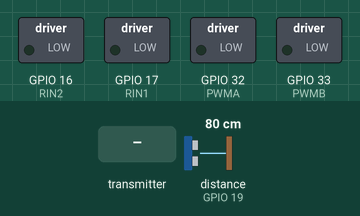
Recording of a sketch running on a simulated ESP32. On the bench: switched loads named in the sketch (green lamp = pin HIGH). Wiring (inferred from the names in the program): ultrasonic range finder: trigger GPIO 18; echo GPIO 19. Dashed ring = blinking. The inputs (shaded band) are chosen by the test bench; at power-on: distance to the obstacle (sensor on GPIO 19) 80 cm. The echo pulse lasts 58.3 µs per cm; pins used as bus, display or sensor lines are not drawn; what the sketch prints to the serial monitor is not drawn.

Above: at 1.2 s.
1.3 s: distance to the obstacle (sensor on GPIO 19) set to 24 cm
2.8 s: distance to the obstacle (sensor on GPIO 19) set to 19 cm
At 3.17 s:
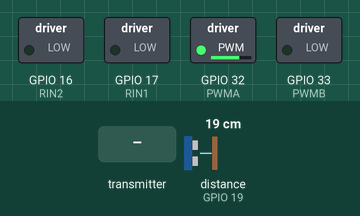
5.8 s: the transmitter starts sending comand_id = 1
8.8 s: the transmitter starts sending comand_id = 0
At 9.18 s:
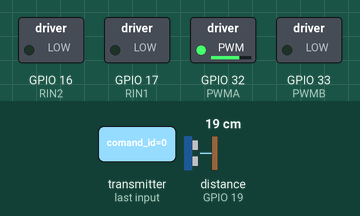
11.8 s: distance to the obstacle (sensor on GPIO 19) set to 35 cm
At 13.0 s:
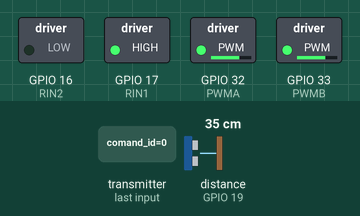
13.8 s: distance to the obstacle (sensor on GPIO 19) set to 2 cm
At 17.2 s:
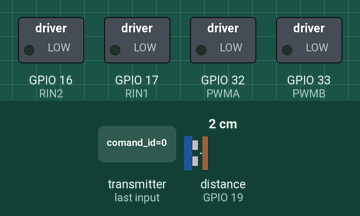
Timing chart, 0 to 17.8 s (numbered marks = the images above; inputs shaded):
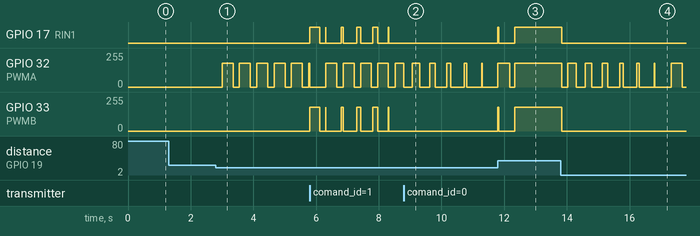

The sketch:

GestureCarReceiver.ino
```cpp
#include <Arduino.h>
#include <WiFi.h>
#include <esp_now.h>

// Motor driver direction pins (L298N)
const int LIN1 = 26;
const int LIN2 = 25;

const int RIN1 = 17;
const int RIN2 = 16;

// PWM speed control pins (L298N enable pins)
#define PWMA 32
#define PWMB 33

#define PWM_FREQ 1000
#define PWM_RES 8       // 8-bit resolution (0-255)
#define CH_A 0
#define CH_B 1

// HC-SR04 ultrasonic sensor pins
#define TRIG_PIN 18
#define ECHO_PIN 19
#define OBSTACLE_DISTANCE 20   // Distance threshold in cm

// Motor direction state
bool Reversed = false;
int Out1 = HIGH;
int Out2 = LOW;

int motorSpeed = 180;   // Motor driving speed (0-255)

// Structure to receive commands over ESP-NOW
typedef struct struct_message {
  int comand_id;
} struct_message;

struct_message Comand;

// Function declarations
void Forward();
void Left();
void Right();
void Brake();
void Reverse();
void CheckReverse();
long getDistance();
bool obstacleDetected();

void OnDataRecv(const esp_now_recv_info *info,
                const uint8_t *incomingData,
                int len);

void setup() {
  Serial.begin(115200);

  // Set motor direction pins as outputs
  pinMode(LIN1, OUTPUT);
  pinMode(LIN2, OUTPUT);
  pinMode(RIN1, OUTPUT);
  pinMode(RIN2, OUTPUT);

  // Set ultrasonic pins
  pinMode(TRIG_PIN, OUTPUT);
  pinMode(ECHO_PIN, INPUT);

  // Configure PWM for speed control
  ledcSetup(CH_A, PWM_FREQ, PWM_RES);
  ledcSetup(CH_B, PWM_FREQ, PWM_RES);

  ledcAttachPin(PWMA, CH_A);
  ledcAttachPin(PWMB, CH_B);

  ledcWrite(CH_A, motorSpeed);
  ledcWrite(CH_B, motorSpeed);

  Brake();

  // Initialize ESP-NOW
  WiFi.mode(WIFI_STA);
  if (esp_now_init() != ESP_OK) {
    Serial.println("ESP-NOW init failed");
    return;
  }

  esp_now_register_recv_cb(OnDataRecv);
  Serial.println("ESP-NOW Ready");
}

void loop() {
  CheckReverse();

  // If an obstacle is detected within 20 cm, brake and turn right
  if (obstacleDetected()) {
    Brake();
    delay(200);
    Right();
    delay(350);
    Brake();
  }
}

// Callback triggered whenever a command packet is received
void OnDataRecv(const esp_now_recv_info *info,
                const uint8_t *incomingData,
                int len) {

  memcpy(&Comand, incomingData, sizeof(Comand));

  switch (Comand.comand_id) {
    case 0: Forward(); break;
    case 1: Left();    break;
    case 2: Right();   break;
    case 3: Brake();   break;
    case 4: Reverse(); break;
    default: Brake();  break;
  }
}

void CheckReverse() {
  if (Reversed) {
    Out1 = LOW;
    Out2 = HIGH;
  } else {
    Out1 = HIGH;
    Out2 = LOW;
  }
}

// Read obstacle distance using HC-SR04
long getDistance() {
  digitalWrite(TRIG_PIN, LOW);
  delayMicroseconds(2);
  digitalWrite(TRIG_PIN, HIGH);
  delayMicroseconds(10);
  digitalWrite(TRIG_PIN, LOW);

  long duration = pulseIn(ECHO_PIN, HIGH, 30000);
  if (duration == 0) return 999;

  return duration * 0.034 / 2;
}

bool obstacleDetected() {
  return getDistance() <= OBSTACLE_DISTANCE;
}

void Forward() {
  if (obstacleDetected()) {
    Brake();
    return;
  }

  ledcWrite(CH_A, motorSpeed);
  ledcWrite(CH_B, motorSpeed);

  digitalWrite(LIN1, Out1);
  digitalWrite(LIN2, Out2);
  digitalWrite(RIN1, Out1);
  digitalWrite(RIN2, Out2);
}

void Left() {
  ledcWrite(CH_A, 0);          // Stop left wheels
  ledcWrite(CH_B, motorSpeed); // Drive right wheels

  digitalWrite(LIN1, LOW);
  digitalWrite(LIN2, LOW);
  digitalWrite(RIN1, Out1);
  digitalWrite(RIN2, Out2);
}

void Right() {
  ledcWrite(CH_A, motorSpeed); // Drive left wheels
  ledcWrite(CH_B, 0);          // Stop right wheels

  digitalWrite(RIN1, LOW);
  digitalWrite(RIN2, LOW);
  digitalWrite(LIN1, Out1);
  digitalWrite(LIN2, Out2);
}

void Brake() {
  ledcWrite(CH_A, 0);
  ledcWrite(CH_B, 0);

  digitalWrite(LIN1, LOW);
  digitalWrite(LIN2, LOW);
  digitalWrite(RIN1, LOW);
  digitalWrite(RIN2, LOW);
}

void Reverse() {
  Reversed = !Reversed;
}
```

Measured:
- the behaviour switches between 22 and 21 cm on distance to the obstacle (sensor on GPIO 19) (found by bisection; images 0 and 1)
- after the input at 1.3 s, every drawn part: stays the same
- after the input at 2.8 s, GPIO 32 (PWMA): alternates 179/255 for 0.35 s and 0/255 for 0.20 s, starting after 0.20 s
- after the input at 8.8 s, GPIO 17 (RIN1): stops changing and stays LOW; GPIO 33 (PWMB): stops changing and stays 0/255
- after the input at 11.8 s, GPIO 17 (RIN1): LOW → HIGH at once, → LOW 0.03 s later, → HIGH 0.50 s later; GPIO 33 (PWMB): 0/255 → 179/255 after 0.53 s
- after the input at 13.8 s, GPIO 17 (RIN1): HIGH → LOW at once; GPIO 32 (PWMA): 179/255 → 0/255 at once, → 179/255 0.20 s later, → 0/255 0.27 s later, → 179/255 0.28 s later, … (15 changes in this stretch); GPIO 33 (PWMB): 179/255 → 0/255 at once
